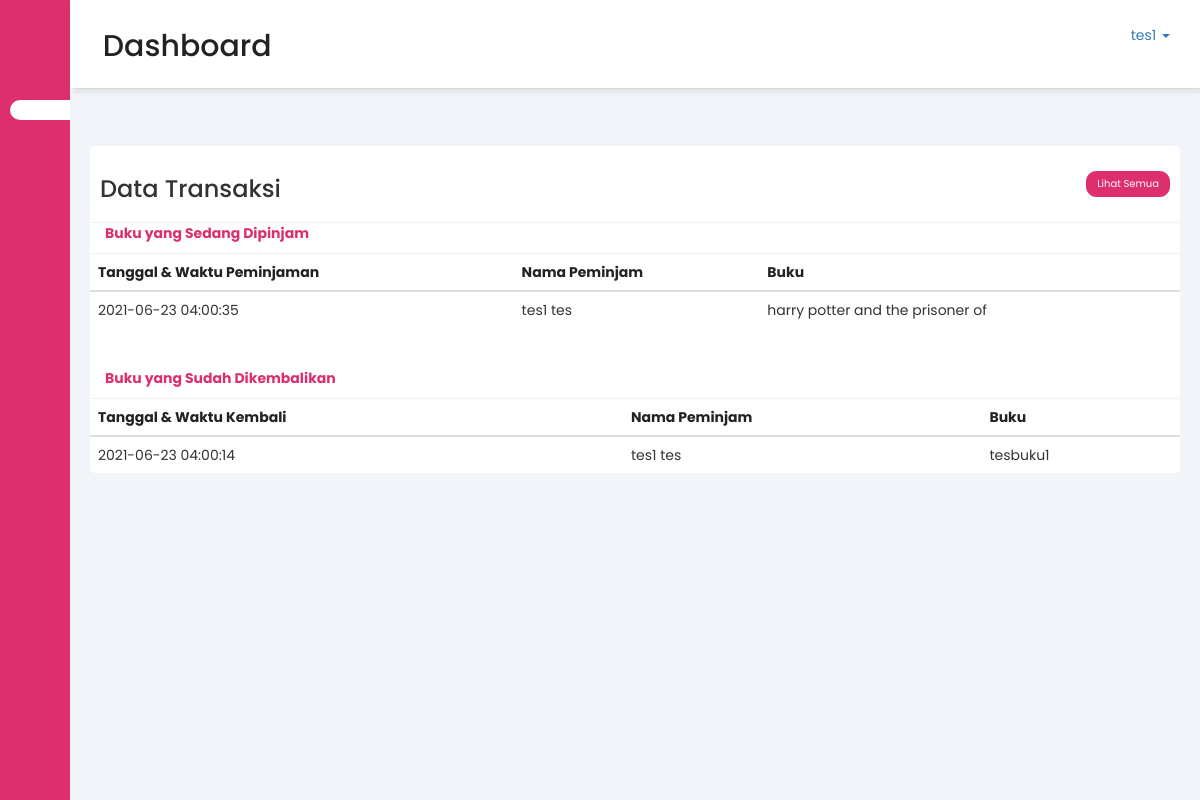
/dashboard.php (signed in), run on the app's committed database.
### tables this page shows
CREATE TABLE `table_pinjam` (
  `id_pinjam` int(3) NOT NULL,
  `id_login` int(3) NOT NULL,
  `kd_buku` int(3) NOT NULL
);

CREATE TABLE `table_detail_pinjam` (
  `id_pinjam` int(3) NOT NULL,
  `tgl_pinjam` datetime NOT NULL,
  `tgl_kembali` datetime NOT NULL
);

CREATE TABLE `table_detail_login` (
  `id_login` int(3) NOT NULL,
  `nama_depan` varchar(15) NOT NULL,
  `nama_belakang` varchar(15) NOT NULL,
  `email` varchar(15) NOT NULL,
  `telepon` varchar(15) NOT NULL
);

CREATE TABLE `buku` (
  `kd_buku` int(3) NOT NULL,
  `judul_buku` varchar(32) DEFAULT NULL,
  `pengarang` varchar(32) DEFAULT NULL,
  `penerbit` varchar(32) DEFAULT NULL
);

### cekSession.php (called while the page is built, shortened)
<?php
	$user = $_SESSION['username'];
		?>

### dashboard.php (the view, shortened to what this page needs)
<?php
include "cekSession.php";
?>
<!DOCTYPE html>
<html lang="en">
<head>
    <link rel="stylesheet" href="https://maxst.icons8.com/vue-static/landings/line-awesome/line-awesome/1.3.0/css/line-awesome.min.css">
    <link rel="stylesheet" href="bootstrap.min.css">
    <link rel="stylesheet" href="index2.css">
</head>
<body>
    <div class="sidebar">
        <div class="sidebar-brand">
            <h2><span class="lab la-accusoft"></span> <span>Perpustakaan </span></h2>
        </div>
        <div class="sidebar-menu">
            <ul>
                <?php
                $cekid_login = mysqli_query($connect, "SELECT id_login FROM table_login WHERE username='$user'");
                $infoLog = mysqli_fetch_array($cekid_login);
                $id_login = $infoLog['id_login'];
                $cekLevel = mysqli_query($connect, "SELECT * FROM table_level WHERE id_login='$id_login' AND level='admin'");
                $cek = mysqli_num_rows($cekLevel);
                if ($cek) {
                ?>
                    <li>
                        <a href="dashboard.php" class="active"><span class="las la-igloo"></span>
                            <span>Dashboard</span></a>
                    </li>
                    <li>
                        <a href="anggota.php"><span class="las la-users"></span>
                            <span>Anggota</span></a>
                    </li>
                    <li>
                        <a href="buku.php"><span class="las la-book"></span>
                            <span>Buku</span></a>
                    </li>
                    <li>
                        <a href="pinjam.php"><span class="las la-clipboard-list"></span>
                            <span>Pinjaman dan Pengembalian Buku</span></a>
                    </li>
                <?php
                } else {
                ?>
                    <li>
                        <a href="dashboard.php" class="active"><span class="las la-igloo"></span>
                            <span>Dashboard</span></a>
                    </li>
                <?php
                }
                ?>
            </ul>
        </div>
    </div>
    <div class="main-content">
        <header>
            <h2>
                <label for="nav-toggle">
                    <span class="las la-bars"></span>
                </label>
                Dashboard
            </h2>
            <div class="collapse navbar-collapse navbar-ex1-collapse">
                <ul class="nav navbar-nav navbar-right navbar-user">
                    <li class="dropdown user-dropdown">
                        <a href="#" class="dropdown-toggle" data-toggle="dropdown">
                            <?php
                            echo $_SESSION['username'];
                            ?>
                            <b class="caret"></b></a>
                    </li>
                </ul>
            </div>
        </header>
        <main>
            <div class="recent-grid">
                <div class="projects">
                    <div class="card">
                        <div class="card-header">
                            <h3>Data Transaksi</h3>
                            <button>Lihat Semua <span class="las la-arrow-right"></span></button>
                        </div>
                        <div class="card-body">
                            <table width="100%">
                                <p style='color: #DD2F6E;'><b>Buku yang Sedang Dipinjam </b> </p>
                                <table class="table table-hover">
                                    <thead>
                                        <tr>
                                            <th>Tanggal & Waktu Peminjaman</th>
                                            <th>Nama Peminjam</th>
                                            <th>Buku</th>
                                        </tr>
                                    </thead>
                                    <tbody>
                                        <?php
                                        $cekid_login = mysqli_query($connect, "SELECT id_login FROM table_login WHERE username='$user'");
                                        $infoLog = mysqli_fetch_array($cekid_login);
                                        $id_login = $infoLog['id_login'];
                                        $queryinfo = mysqli_query($connect, "SELECT * FROM table_detail_pinjam, buku, table_detail_login, table_pinjam WHERE table_detail_login.id_login = table_pinjam.id_login AND buku.kd_buku = table_pinjam.kd_buku AND table_detail_pinjam.id_pinjam = table_pinjam.id_pinjam AND table_detail_login.id_login = '$id_login' AND table_detail_pinjam.tgl_kembali = '000-00-00 00:00:00'");
                                        while ($pinjam = mysqli_fetch_array($queryinfo)) {
                                        ?>
                                            <tr>
                                                <td><?= $pinjam['tgl_pinjam'] ?></td>
                                                <td><?= $pinjam['nama_depan'] ?> <?= $pinjam['nama_belakang'] ?></td>
                                                <td class="center"><?= $pinjam['judul_buku'] ?></td>
                                            </tr>
                                        <?php
                                        }
                                        ?>
                                    </tbody>
                                </table><br>
                                <p style='color: #DD2F6E;'><b>Buku yang Sudah Dikembalikan</b></p>
                                <table class="table table-hover">
                                    <thead>
                                        <tr>
                                            <th>Tanggal & Waktu Kembali</th>
                                            <th>Nama Peminjam</th>
                                            <th>Buku</th>
                                        </tr>
                                    </thead>
                                    <tbody>
                                        <?php
                                        $cekid_login = mysqli_query($connect, "SELECT id_login FROM table_login WHERE username='$user'");
                                        $infoLog = mysqli_fetch_array($cekid_login);
                                        $id_login = $infoLog['id_login'];
                                        $queryinfo = mysqli_query($connect, "SELECT * FROM table_detail_pinjam, buku, table_detail_login, table_pinjam WHERE table_detail_login.id_login = table_pinjam.id_login AND buku.kd_buku = table_pinjam.kd_buku AND table_detail_pinjam.id_pinjam = table_pinjam.id_pinjam AND table_detail_login.id_login = '$id_login' AND table_detail_pinjam.tgl_kembali != '000-00-00 00:00:00'");
                                        while ($pinjam = mysqli_fetch_array($queryinfo)) {
                                        ?>
                                            <tr>
                                                <td><?= $pinjam['tgl_pinjam'] ?></td>
                                                <td><?= $pinjam['nama_depan'] ?> <?= $pinjam['nama_belakang'] ?></td>
                                                <td class="center"><?= $pinjam['judul_buku'] ?></td>
                                            </tr>
                                        <?php
                                        }
                                        ?>
                                    </tbody>
                                </table>
                        </div>
                    </div>
                </div>
            </div>
        </main>
    </div>
</body>
</html>

### index2.css (style rules this page uses)
:root { --main-color: #DD2F6E; --color-dark: #1D2231; --text-grey: #8390A2; }
* { padding: 0; margin: 0; box-sizing: border-box; list-style-type: none; text-decoration: none; font-family: 'Poppins', sans-serif; }
.sidebar { width: 345px; position: fixed; left: 0; top: 0; height: 100%; background: var(--main-color); z-index: 100; transition: width 300ms; }
.sidebar-brand { height: 90px; padding: 1rem 0rem 1rem 2rem; color: #fff; }
.sidebar-menu { margin-top: 1rem; }
.sidebar-menu li { width: 100%; margin-bottom: 1.7rem; padding-left: 2rem; }
.sidebar-menu a { padding-left: 1rem; display: block; color: #fff; font-size: 2rem; }
.sidebar-menu a.active { background: #fff; padding-top: 1rem; padding-bottom: 1rem; color: var(--main-color); border-radius: 30px 0px 0px 30px; }
.main-content { margin-left: 345px; transition: margin-left 300ms; }
header { background: #fff; display: flex; justify-content: space-between; padding: 1rem 1.5rem ; box-shadow: 2px 2px 5px rgba(0,0,0,0.2); position: fixed; left: 345px; width: calc(100% - 345px); top: 0; z-index: 100; transition: left 300ms; }
header h2 { color: #222; }
header label span { font-size: 1.7rem; padding-right: 1rem; }
main { margin-top: 70px; padding: 2rem; background: #f1f5f9; min-height: calc(100vh - 90px); }
.recent-grid { margin-top: 3.5rem; display: grid; grid-gap: 2rem; grid-template-columns: 100% auto; }
.card { background: #fff; border-radius: 5px; }
.card-header { padding: 1rem; }
.card-header { display: flex; justify-content: space-between; align-items: center; border-bottom: 1px solid #f0f0f0; }
.card-header button { background: var(--main-color); border-radius: 10px; color: #fff; font-size: 1rem; padding: .5rem 1rem; border: 1px solid var(--main-color); }
table { border-collapse: collapse; }
p { padding-left: 1.5rem; }
thead tr { border-top: 1px solid #f0f0f0; border-bottom: 2px solid #f0f0f0; }
thead th { font-weight: 700; }
th { padding: 1rem 1rem; font-size: 1.4rem; color: #222; }
@media only screen and (max-width: 1200px) { .sidebar { width: 70px; } }
@media only screen and (max-width: 1200px) { .sidebar .sidebar-brand, .sidebar li { padding-left: 1rem; text-align: center; } }
@media only screen and (max-width: 1200px) { .sidebar li a { padding-left: 0rem; } }
@media only screen and (max-width: 1200px) { .main-content { margin-left: 70px; } }
@media only screen and (max-width: 1200px) { .main-content header { width: calc(100% - 70px); left: 70px; } }

### data on the page
table_pinjam: id_pinjam.tgl_pinjam "2021-06-23 04:00:35", id_login.nama_depan "tes1", id_login.nama_belakang "tes", kd_buku.judul_buku "harry potter and the prisoner of"
table_pinjam: id_pinjam.tgl_pinjam "2021-06-23 04:00:14", id_login.nama_depan "tes1", id_login.nama_belakang "tes", kd_buku.judul_buku "tesbuku1"

### other printed values
$_SESSION['username'] "tes1"
